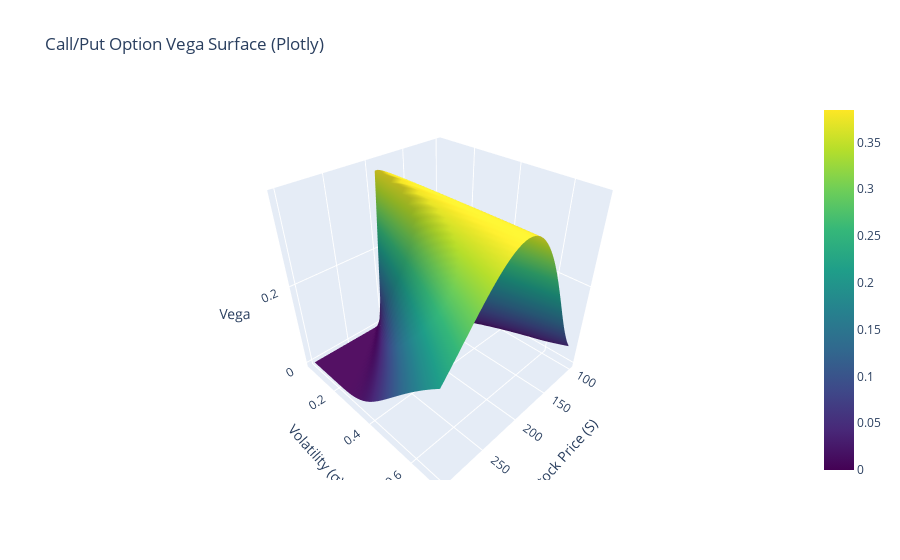

Write notebook code for a chart like this one.
### Code cell
# Vega surface - Plotly
fig = go.Figure(data=[go.Surface(
    z=vega_grid,
    x=S_grid,
    y=sigma_grid,
    colorscale='Viridis'
)])

fig.update_layout(
    title="Call/Put Option Vega Surface (Plotly)",
    scene=dict(
        xaxis_title="Stock Price (S)",
        yaxis_title="Volatility (σ)",
        zaxis_title="Vega"
    )
)
fig.show()

### Figure 1 — Plotly figure (JSON) as saved in the notebook; plotly's stock layout.template omitted (floating-point values rounded to 4 significant figures; data arrays with more than 128 entries replaced by an {"elided": "..."} marker saying what was removed)
{"data": [{"colorscale": [[0, "#440154"], [0.1111, "#482878"], [0.2222, "#3e4989"], [0.3333, "#31688e"], [0.4444, "#26828e"], [0.5556, "#1f9e89"], [0.6667, "#35b779"], [0.7778, "#6ece58"], [0.8889, "#b5de2b"], [1, "#fde725"]], "type": "surface", "x": {"elided": "50x50 float values"}, "y": {"elided": "50x50 float values"}, "z": {"elided": "50x50 float values"}}], "layout": {"scene": {"xaxis": {"title": {"text": "Stock Price (S)"}}, "yaxis": {"title": {"text": "Volatility (σ)"}}, "zaxis": {"title": {"text": "Vega"}}}, "title": {"text": "Call/Put Option Vega Surface (Plotly)"}}}
